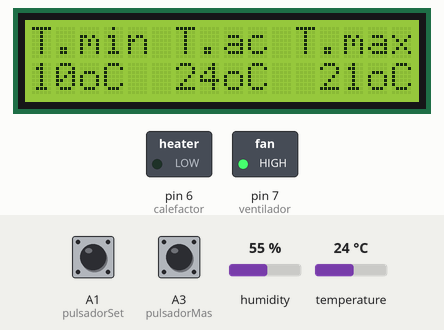
This sketch was run on a simulated Arduino Uno, built with avr-gcc and run on an emulated ATmega328P. Parts: 16×2 character LCD, switched loads named in the sketch (green lamp = pin HIGH). The inputs (shaded band) are chosen by the test bench; at power-on: A1 (pulsadorSet) LOW, temperature 24 °C, A3 (pulsadorMas) LOW, humidity 55 %.

Above: at 1.2 s.
1.3 s: A1 (pulsadorSet) pulled HIGH for 0.15 s
At 2.6 s:
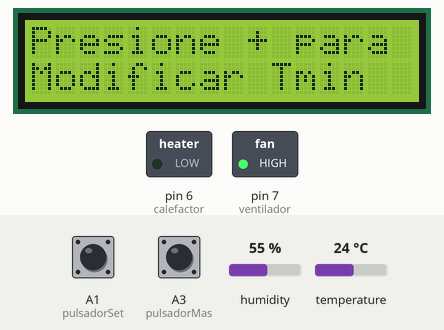
4.7 s: temperature set to 21.8 °C
At 9.1 s:
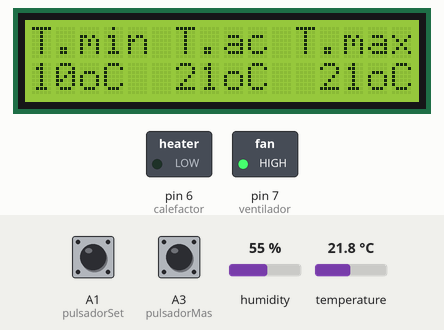
9.8 s: temperature set to 20.2 °C
At 14.7 s:
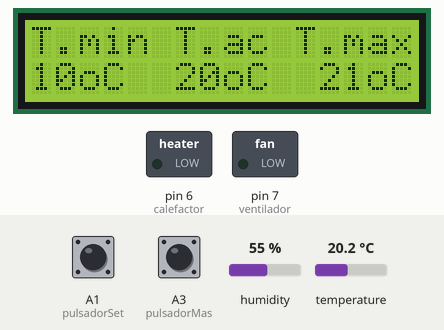
15.0 s: temperature set to 11.7 °C
At 19.8 s:
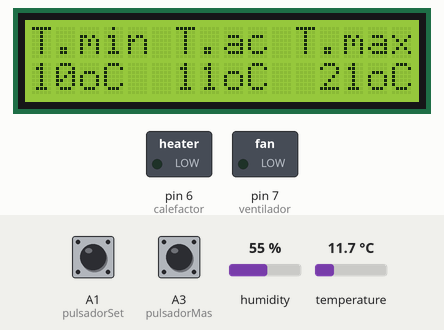
20.1 s: temperature set to 10.6 °C
At 24.5 s:
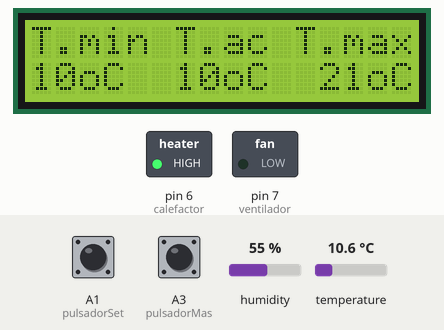
25.3 s: A1 (pulsadorSet) pulled HIGH for 1 s
At 25.7 s:
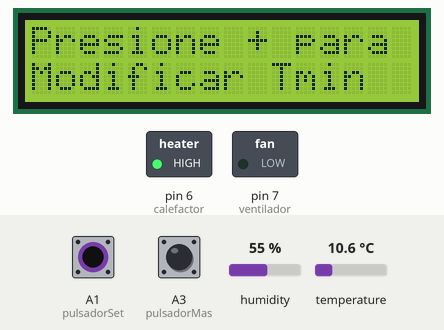
Timing chart, 0 to 28.3 s (numbered marks = the images above; inputs shaded):
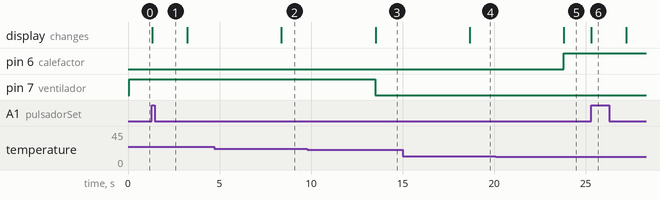

Measured:
- the behaviour switches between 21 and 20.9 °C on temperature (found by bisection; images 2 and 3)
- the behaviour switches between 11 and 10.9 °C on temperature (found by bisection; images 4 and 5)
- after the input at 1.3 s, the display: changes at once (image 1)
- after the input at 4.7 s, the display: changes after 3.7 s (image 2)
- after the input at 9.8 s, pin 7 (ventilador): HIGH → LOW after 3.7 s; the display: changes after 3.7 s (image 3)
- after the input at 15.0 s, the display: changes after 3.7 s (image 4)
- after the input at 20.1 s, pin 6 (calefactor): LOW → HIGH after 3.7 s; the display: changes after 3.7 s (image 5)
- after the input at 25.3 s, the display: changes at once (image 6)

The sketch:

sistema_de_climatizacion_auto_y_programable_DHT.ino
```cpp
/*

  Código escrito por: Esteban Carrillo para EDEPTEC.
  Página web: https://www.edeptec.com
  Facebook: @edeptec
  Youtube: https://youtube.com/c/EDEPTEC

*/

#include <LiquidCrystal.h>
#include "DHT.h"

#define pulsadorSet A1 // Pulsador set en el pin A1
#define pulsadorMenos A2 // Pulsador menos en el pin A2
#define pulsadorMas A3 // Pulsador mas en el pin A3
#define calefactor 6 // Pin donde esta conectado el calefactor
#define ventilador 7 // Pin donde esta conectado el ventilador

#define DHTPIN 8     // Pin donde está conectado el sensor DHT

//#define DHTTYPE DHT11   // Descomentar si se usa el DHT 11
#define DHTTYPE DHT22   // Sensor DHT22

DHT dht(DHTPIN, DHTTYPE);

const int rs = 12, en = 11, d4 = 5, d5 = 4, d6 = 3, d7 = 2;
LiquidCrystal lcd(rs, en, d4, d5, d6, d7); // Pines del LCD

int temperaturaMinima = 10; // Variable para almacenar la temperatura minima
int temperaturaMaxima = 21; // Variable para almacenar la temperatura maxima
int temperaturaActual; // Variable para almacenar la temperatura actual

// Variables para almacenar el estado previo de los pulsadores
boolean estadoPrevioPulsadorSet = 0;
boolean estadoPrevioPulsadorMas = 0;
boolean estadoPrevioPulsadorMenos = 0;

/**
 * Configura los pines de los pulsadores como entradas, el pin del lcd como
 * salida y establece la velocidad de comunicación serial. Luego, inicializa
 * el lcd y el sensor DHT. Finalmente, establece los pines del calefactor y
 * ventilador como salidas y los pone en estado apagado.
 */
void setup() {

  Serial.begin(9600);
  lcd.begin(16, 2);
  dht.begin();
  pinMode(pulsadorSet, INPUT);
  pinMode(pulsadorMenos, INPUT);
  pinMode(pulsadorMas, INPUT);
  pinMode(calefactor, OUTPUT);
  pinMode(ventilador, OUTPUT);
  digitalWrite(calefactor, LOW);
  digitalWrite(ventilador, LOW);
  leerTemperaturaActual();
}


/**

  * Función principal de bucle que monitoriza y controla continuamente el sistema de clima.
  *
  * - Activa el calefactor si la temperatura actual está por debajo del umbral mínimo.
  * - Activa el ventilador si la temperatura actual está por encima del umbral máximo.
  * - Muestra las temperaturas mínima, actual y máxima en la pantalla LCD.
  *- Lee continuamente la temperatura actual y verifica la selección de temperatura.

*/
void loop() {

  if (temperaturaActual <= temperaturaMinima) {
    digitalWrite(calefactor, HIGH);
    digitalWrite(ventilador, LOW);
  } else if (temperaturaActual >= temperaturaMaxima) {
    digitalWrite(calefactor, LOW);
    digitalWrite(ventilador, HIGH);
  } else {
    digitalWrite(ventilador, LOW);
    digitalWrite(calefactor, LOW);
  }

  lcd.clear();
  lcd.setCursor(0, 0);
  lcd.print("T.min ");
  lcd.print("T.ac ");
  lcd.print("T.max");
  lcd.setCursor(0, 1);
  lcd.print(temperaturaMinima);
  lcd.print("oC  ");
  lcd.print(temperaturaActual);
  lcd.print("oC  ");
  lcd.print(temperaturaMaxima);
  lcd.print("oC");
  delay(100);

  for (int i = 0; i < 1000; i++) {

    leerTemperaturaActual();
    if (selectorDeTemperatura()) {
      setTemperaturaMinima();
      break;
    }
  }
}

/**
 * Lee la temperatura actual del sensor DHT y actualiza la variable
 * global temperaturaActual con el valor obtenido.
 */

void leerTemperaturaActual(){
  temperaturaActual = dht.readTemperature();
}

/**
 * Comprueba si se ha seleccionado una nueva temperatura mediante el pulsador set.
 * El pulsador set debe estar en el pin A1.
 *
 * @return true si se ha seleccionado una nueva temperatura, false en caso contrario.
 */
bool selectorDeTemperatura() {
  bool estadoPulsadorSet = digitalRead(pulsadorSet);
  bool cambiar = false;

  if (estadoPulsadorSet != estadoPrevioPulsadorSet && estadoPulsadorSet == HIGH) {
    cambiar = true;
  }
  delay(5);
  estadoPrevioPulsadorSet = estadoPulsadorSet;
  return cambiar;
}

/**
 * Aumenta la temperatura minima o maxima dependiendo de la temperatura seleccionada.
 *
 * @param temperatura El tipo de temperatura a aumentar, puede ser "minima" o
 *                    "maxima".
 *
 * @return true si se ha presionado el pulsador mas, false en caso contrario.
 */
bool aumentarTemperatura(String temperatura) {
  bool estadoPulsadorMas = digitalRead(pulsadorMas);
  if (estadoPulsadorMas != estadoPrevioPulsadorMas && estadoPulsadorMas == HIGH) {
    if (temperatura.equals("minima")) {
      temperaturaMinima++;
    } else if (temperatura.equals("maxima")) {
      temperaturaMaxima++;
    } else {
      return true;
    }
  }
  estadoPrevioPulsadorMas = estadoPulsadorMas;
}

/**
 * Disminuye la temperatura minima o maxima dependiendo de la temperatura seleccionada.
 *
 * @param temperatura El tipo de temperatura a disminuir, puede ser "minima" o
 *                    "maxima".
 */

void disminuirTemperatura(String temperatura) {
  bool estadoPulsadorMenos = digitalRead(pulsadorMenos);
  if (estadoPulsadorMenos != estadoPrevioPulsadorMenos && estadoPulsadorMenos == HIGH ) {
    if (temperatura.equals("minima")) {
      temperaturaMinima--;
    } else if (temperatura.equals("maxima")) {
      temperaturaMaxima--;
    }
  }
  estadoPrevioPulsadorMenos = estadoPulsadorMenos;
}

/**
 * Configura y permite el ajuste interactivo de la temperatura mínima.
 *
 * - Muestra el menú de selección de temperatura mínima en la pantalla LCD.
 * - Permite cambiar al ajuste de temperatura máxima si se selecciona.
 * - Incrementa o decrementa la temperatura mínima en función de los pulsadores.
 * - Asegura que la temperatura mínima esté dentro del rango de 0 a 16 grados.
 * - Actualiza la pantalla con la nueva temperatura mínima en tiempo real.
 */

void setTemperaturaMinima() {
  lcd.clear();

  for (int i = 0 ; i < 100; i++) {
    menuSeleccion("Tmin");

    if (selectorDeTemperatura()) {
      setTemperaturaMaxima();
      break;
    }
    delay(10);

    if (aumentarTemperatura("")) {
      delay(100 );

      while (!selectorDeTemperatura()) {
        aumentarTemperatura("minima");
        disminuirTemperatura("minima");
        temperaturaMinima = (temperaturaMinima < 0) ? temperaturaMinima = 0 : temperaturaMinima > 16 ? temperaturaMinima = 16 : temperaturaMinima;
        menuProgramarTemperatura("min");
      }
      break;
    }
  }

}

/**
 * Configura y permite el ajuste interactivo de la temperatura máxima.
 *
 * - Muestra el menú de selección de temperatura máxima en la pantalla LCD.
 * - Permite cambiar al ajuste de temperatura mínima si se selecciona.
 * - Incrementa o decrementa la temperatura máxima en función de los pulsadores.
 * - Asegura que la temperatura máxima esté dentro del rango de 20 a 30 grados.
 * - Actualiza la pantalla con la nueva temperatura máxima en tiempo real.
 */
void setTemperaturaMaxima() {
  lcd.clear();

  for (int i = 0 ; i < 100; i++) {
    menuSeleccion("Tmax");

    if (selectorDeTemperatura()) {
      setTemperaturaMinima();
      break;
    }

    delay(10);

    if (aumentarTemperatura("")) {
      delay(100);
      while (!selectorDeTemperatura()) {
        aumentarTemperatura("maxima");
        disminuirTemperatura("maxima");

        temperaturaMaxima = (temperaturaMaxima > 30) ? (temperaturaMaxima = 30) : (temperaturaMaxima < 20) ? (temperaturaMaxima = 20) : temperaturaMaxima;
        menuProgramarTemperatura("max");
      }
      break;
    }
  }
}
/**
 * Muestra el menú de programación de temperatura en la pantalla LCD.
 *
 * - Imprime "Set temp " seguido de "min" o "max" dependiendo del parámetro tipo.
 * - Imprime la temperatura actual en la segunda línea de la pantalla.
 * - Muestra la pantalla durante 100 milisegundos.
 *
 * @param tipo El tipo de temperatura a mostrar, puede ser "min" o "max".
 */
void menuProgramarTemperatura(String tipo) {
  lcd.clear();
  lcd.setCursor(0, 0);
  lcd.print("Set temp ");
  lcd.print(tipo);
  lcd.setCursor(0, 1);
  lcd.print(tipo.equals("max") ? temperaturaMaxima : temperaturaMinima);
  lcd.print(" oC");
  delay(100);
}

/**
 * Muestra un menú de selección de temperatura en la pantalla LCD.
 *
 * - Imprime "Presione + para" en la primera línea de la pantalla.
 * - Imprime "Modificar " seguido de "min" o "max" dependiendo del parámetro tipo en la segunda línea.
 * - Muestra la pantalla durante 100 milisegundos.
 *
 * @param tipo El tipo de temperatura a mostrar, puede ser "Tmin" o "Tmax".
 */
void menuSeleccion(String tipo) {
  lcd.setCursor(0, 0);
  lcd.print("Presione + para");
  lcd.setCursor(0, 1);
  lcd.print("Modificar ");
  lcd.print(tipo);
}
```
